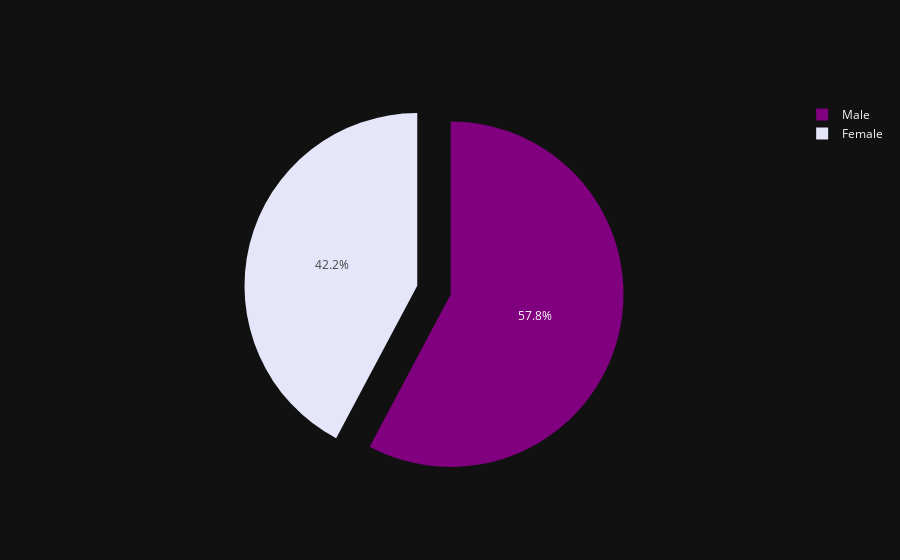

The notebook cell this image was saved under:
### Code cell
import plotly.graph_objects as go
explode_effect= [0.1,0.1,0.1]
custom_colors= ["Purple", "Orange", "Lavender"]
fig=go.Figure(go.Pie(
    labels = df['Gender'],
    pull=explode_effect,
    marker=dict(colors=custom_colors)))
fig.show()

### Figure 1 — Plotly figure (JSON) as saved in the notebook; plotly's stock layout.template omitted (floating-point values rounded to 4 significant figures; data arrays with more than 128 entries replaced by an {"elided": "..."} marker saying what was removed)
{"data": [{"labels": {"elided": "180 str values"}, "marker": {"colors": ["Purple", "Orange", "Lavender"]}, "pull": [0.1, 0.1, 0.1], "type": "pie"}], "layout": {}}
